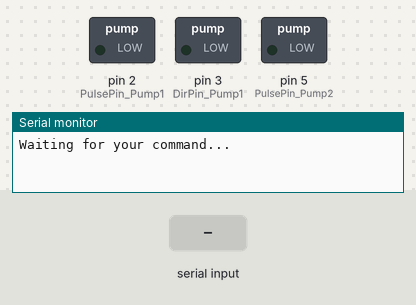
Recording of a sketch running on a simulated Arduino Uno, built with avr-gcc and run on an emulated ATmega328P. Parts: switched loads named in the sketch (green lamp = pin HIGH), the last lines printed to the serial monitor. Inputs (shaded band) come from the test bench.

Above: at 1.2 s.
1.3 s: "a" received over Serial
At 1.8 s:
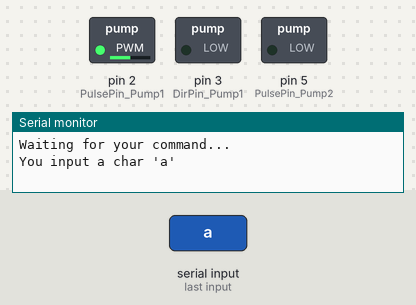
Timing chart, 0 to 5.9 s (numbered marks = the images above; inputs shaded):
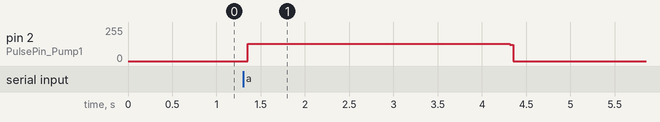

The sketch:

pump_test9.ino
```cpp
/*
 * 功能：驱动 两个蠕动泵 测试，按照师姐的要求
 * 作者：张津阳
 * 日期：2018年2月1日
 * 备注：目前的问题就是，设置 泵A 和 泵B 的采样时间并不是独立的，而是一起改动的
 * 改进：（1）与test4相比，增加了利用millis()函数将 进样时间 在串口打印出来
 *       （2）与test5相比，解决命令字符在 串口缓冲区 堆积的问题，这样在一个25s的工作周期 期间发送的多余的命令就不会被执行
 *       （3）增加了一个蠕动泵的控制，现在可以同时控制两个泵
 *       （4）与test7相比，启用命令字符串strCommand 代替 命令字符ch
 *       （5）那么，已经实现了通过Qt上位机设置蠕动泵的采样时间（也就是定时器的触发间隔时间）
 */
#include<FlexiTimer2.h>
const int T = 1000;   //脉冲信号的周期，单位：微秒
int half_T;           //脉冲信号周期的一半

int PulsePin_Pump1 = 2;
int DirPin_Pump1   = 3;
int switch_Pump1   = 4;
int PulsePin_Pump2 = 5;

const int LeftTime = 10;   //延时1秒的个数

boolean PUMPSTOP = false;

String strCommand = "";     //命令
//char ch;

unsigned long RunTime = 0;     //记录系统运行的时刻，用于计算进样的时间
int commaPosition;
int samplingTime = 3000;
/*
 * 自定义函数
 */
void pulseStart( int pulsePin , int t )   // t单位是微秒
{
  digitalWrite(pulsePin,HIGH);
  delayMicroseconds(t);
  digitalWrite(pulsePin,LOW);
  delayMicroseconds(t);          // 频率 f = ( 1 / (2*t) ) * 1e6
  }

void pulseStop( int pulsePin )
{
  digitalWrite(pulsePin,LOW);    //停止发脉冲
  }

void Pump_stop()   //泵1停止
{
  PUMPSTOP = true;
  }

void readSerial()  //读串口数据
{
  while( Serial.available() > 0 )
  {
    char inchar = Serial.read();  //一个字符一个字符地读串口的数据
    strCommand += (char)inchar;
    delay(10);    //等待输入字符完全进入接收缓冲区
    }

  }


void setup() {
    pinMode(PulsePin_Pump1,OUTPUT);
    pinMode(PulsePin_Pump2,OUTPUT);
    pinMode(DirPin_Pump1,OUTPUT);
    pinMode(switch_Pump1,INPUT);
    half_T = T / 2;

    Serial.begin(9600);

    FlexiTimer2::set( samplingTime, Pump_stop );       //5秒之后，泵1停止
    // FlexiTimer2::start();    //开启定时器

    Serial.println("Waiting for your command...");
}

void loop() {

  //ch = Serial.read();
  readSerial();  //读串口数据
  commaPosition = strCommand.indexOf(',');

  if( commaPosition == -1 )
  {
    if( strCommand == "a" )
    {
      Serial.println("You input a char 'a'");

      //step1
      FlexiTimer2::start();    //开启定时器
      RunTime = millis();      //记录当前的运行时刻

      //step2.驱动 蠕动泵
      while( PUMPSTOP == false )
      {
        pulseStart( PulsePin_Pump1, half_T );
        }

      // ********************  todo *******************************
      //step3.停发脉冲，停止蠕动泵
      pulseStop(PulsePin_Pump1);

      //step4.关闭 定时器
      FlexiTimer2::stop();

      //step5
      RunTime = millis() - RunTime;     //计算进样的时间
      Serial.print("Pump_A Sampling time:");
      Serial.print(RunTime);
      Serial.println("ms");

      //step6.延时 一个检测周期（25s）剩余的时间
      for( int i=0; i < LeftTime; i++ )
      {
        delay(1000);   //延时1秒
        }

      //step7.复一下位
      PUMPSTOP = false;
      //*************************************************************

      //step8
      while( Serial.read() >= 0 ){}  // arduino清空串口缓存

      strCommand = "";
      }


    if( strCommand == "b" )
    {
      Serial.println("You input a char 'b'");

      //step1.开启定时器
      FlexiTimer2::start();    //开启定时器
      RunTime = millis();      //记录当前的运行时刻

      //step2.驱动 蠕动泵
      while( PUMPSTOP == false )
      {
        pulseStart( PulsePin_Pump2, half_T );
        }

      //step3.停下泵
      pulseStop(PulsePin_Pump2);

      //step4.关闭 定时器
      FlexiTimer2::stop();

      //step5.计算进样用时
      RunTime = millis() - RunTime;     //计算进样的时间
      Serial.print("Pump_B Sampling time:");
      Serial.print(RunTime);
      Serial.println("ms");

      //step6.延时 一个检测周期（25s）剩余的时间
      for( int i=0; i < LeftTime; i++ )
      {
        delay(1000);   //延时1秒
        }

      //step7.复一下位
      PUMPSTOP = false;

      //step8.// arduino清空串口缓存
      while( Serial.read() >= 0 ){}

      strCommand = "";
      }
  }
  else
  {
    Serial.println("strCommand include a ','");

    String strPart = strCommand.substring( 0, commaPosition );
    int numberPart = strCommand.substring( commaPosition+1, strCommand.length() ).toInt();

    Serial.println(strPart);
    Serial.println(numberPart);

    if( strPart == "ST" )
    {
      Serial.print("samplingTime change to ");
      Serial.print(numberPart);
      Serial.println("ms !");

      samplingTime = numberPart;
      FlexiTimer2::set( samplingTime, Pump_stop );

     }
    strCommand = "";
    }

}
```

Measured:
- after the input at 1.3 s, pin 2 (PulsePin_Pump1): 0/255 → 129/255 after 0.05 s, → 0/255 3.0 s later
